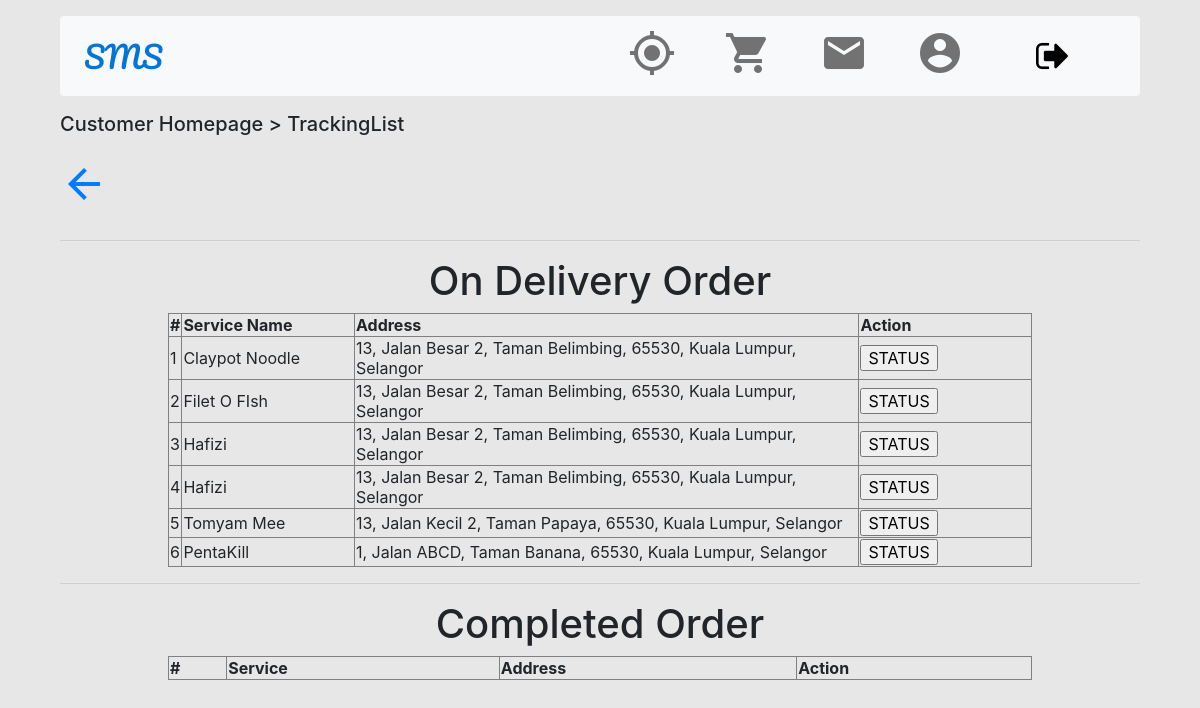
The page /ApplicationLayer/trackingView/CusTrackList.php (signed in) on the database its author committed.
### tables this page shows
CREATE TABLE `tracking` (
  `TrackID` int(20) NOT NULL,
  `Cus_ID` int(11) NOT NULL,
  `R_ID` int(11) NOT NULL,
  `Ord_ID` int(11) NOT NULL,
  `CusStatus` varchar(20) NOT NULL,
  `RunStatus` varchar(20) NOT NULL,
  `FeedbackStatus` int(20) DEFAULT 0,
  `Ship_Add` text NOT NULL
);

CREATE TABLE `service` (
  `Service_ID` int(11) NOT NULL,
  `sp_id` int(11) NOT NULL,
  `S_Name` varchar(255) NOT NULL,
  `Category` int(11) NOT NULL,
  `Unit_Price` float NOT NULL,
  `S_Photo` longblob NOT NULL,
  `S_Desc` text NOT NULL,
  `S_Stock` int(11) NOT NULL
);

### BusinessServiceLayer/trackingController/TrackingController.php (called while the page is built, shortened)
<?php
require_once __DIR__ . '/../trackingModel/TrackingModel.php';
class TrackingController
{
    function viewOnD()
    {
        $Tracking = new TrackingModel();
        $Tracking->Cus_ID = $_SESSION['Cus_ID'];
        return $Tracking->viewOnD();
    }
}

### BusinessServiceLayer/trackingModel/TrackingModel.php (called while the page is built, shortened)
<?php
require_once '../../libs/database.php';
class TrackingModel
{
    public
        $TrackID, $Cus_ID, $Ord_ID, $sp_id, $CusStatus, $RunStatus, $Ship_Add, $R_ID;
    function viewOnD()
    {
        $sql = "select Service.S_Name, Tracking.Ship_Add, Tracking.TrackID from Tracking inner join order1 on Tracking.Ord_ID=order1.Ord_ID inner join service on Order1.Service_ID=Service.Service_ID where Tracking.CusStatus LIKE 'On Delivery' and Tracking.Cus_ID=:cus_ID and order1.Cus_ID=:cus_ID ";
        $args = [':cus_ID' => $this->Cus_ID];
        return DB::run($sql, $args);
    }
}

### libs/database.php (called while the page is built, shortened)
<?php
class DB
{
  public static function connect($value = '')
  {
    $pdo = new PDO(DB_TYPE . ':host=' . DB_HOST . ';dbname=' . DB_NAME, DB_USER, DB_PASS);
    $pdo->setAttribute(PDO::ATTR_ERRMODE, PDO::ERRMODE_EXCEPTION);
    return $pdo;
  }
  public static function run($sql, $args = NULL)
  {
    $stmt = DB::connect()->prepare($sql);
    try {
      $stmt->execute($args);
      return $stmt;
    } catch (PDOException $e) {
      echo $e->getMessage();
      die();
    }
  }
}

### ApplicationLayer/trackingView/CusTrackList.php (the view, shortened to what this page needs)
<?php
require __DIR__ . '/../../src/bootstrap.php';
require_once __DIR__ . '/../../BusinessServiceLayer/trackingController/TrackingController.php';
$Tracking = new TrackingController();
$data1 = $Tracking->viewOnD();
?>
<html>
<body>
    <div class="mx-auto" style="width: 90%">
        <?php require __DIR__ . '/../../src/navbar.php' ?>
    </div>
    <div class="mx-auto" style="width: 90%">
        <h5>Customer Homepage > TrackingList</h5>
        <a href="../viewServiceView/CusHomePage.php">
            <span class="material-icons md-48 text-primary my-3">
            </span>
        </a>
        <hr>
        <h1 align="center">On Delivery Order</h1>
        <table border="1" width="80%" align="center">
            <tr>
                <th>#</th>
                <th>Service Name</th>
                <th>Address</th>
                <th>Action</th>
            </tr>
            <?php
            $i = 1;
            foreach ($data1 as $row1) { ?>
            <form method="POST">
                <tr>
                    <td><?= $i ?></td>
                    <td width="20%"><?= $row1['S_Name'] ?></td>
                    <td><?= $row1['Ship_Add'] ?></td>
                    <td width="20%"><input type="button"
                            onclick="location.href='CusTrackStatus.php?TrackID=<?= $row1['TrackID'] ?>'" value="STATUS">
                    </td>
                </tr>
            </form>
            <?php
                $i++;;
            }
            ?>
        </table>
    </div>
    <div class="mx-auto" style="width: 90%">
        <hr>
        <h1 align="center">Completed Order</h1>
        <table border="1" width="80%" align="center">
            <tr>
                <th>#</th>
                <th>Service</th>
                <th>Address</th>
                <th>Action</th>
            </tr>
        </table>
    </div>
</body>
</html>

### src/css/all.css (style rules this page uses)
body { background-color: rgb(231, 231, 231); }
a:link { color: #0275d8; }
.material-icons { text-align: center; margin: auto; }
.material-icons { font-size: 24px; }

### src/navbar.php (style rules this page uses)
.material-icons.md-48 { font-size: 48px; color: rgba(0, 0, 0, 0.54); }

### rows shown on the page
tracking: service.S_Name "Claypot Noodle", Ship_Add "13, Jalan Besar 2, Taman Belimbing, 65530, Kuala Lumpur, Selangor"
tracking: service.S_Name "Filet O FIsh", Ship_Add "13, Jalan Besar 2, Taman Belimbing, 65530, Kuala Lumpur, Selangor"
tracking: service.S_Name "Hafizi", Ship_Add "13, Jalan Besar 2, Taman Belimbing, 65530, Kuala Lumpur, Selangor"
tracking: service.S_Name "Hafizi", Ship_Add "13, Jalan Besar 2, Taman Belimbing, 65530, Kuala Lumpur, Selangor"
tracking: service.S_Name "Tomyam Mee", Ship_Add "13, Jalan Kecil 2, Taman Papaya, 65530, Kuala Lumpur, Selangor"
tracking: service.S_Name "PentaKill", Ship_Add "1, Jalan ABCD, Taman Banana, 65530, Kuala Lumpur, Selangor"
